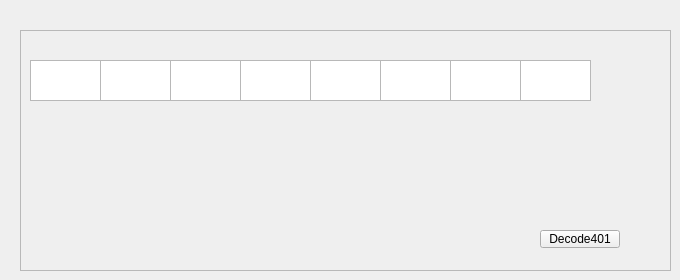
    <widget class="QWidget" name="tab_4">
     <attribute name="title">
      <string>Page</string>
     </attribute>
     <widget class="QFrame" name="frame_10">
      <property name="geometry">
       <rect>
        <x>20</x>
        <y>30</y>
        <width>651</width>
        <height>241</height>
       </rect>
      </property>
      <property name="frameShape">
       <enum>QFrame::StyledPanel</enum>
      </property>
      <property name="frameShadow">
       <enum>QFrame::Raised</enum>
      </property>
      <widget class="QTextEdit" name="textEdit">
       <property name="geometry">
        <rect>
         <x>10</x>
         <y>30</y>
         <width>71</width>
         <height>41</height>
        </rect>
       </property>
      </widget>
      <widget class="QPushButton" name="Decode401">
       <property name="geometry">
        <rect>
         <x>520</x>
         <y>200</y>
         <width>80</width>
         <height>18</height>
        </rect>
       </property>
       <property name="text">
        <string>Decode401</string>
       </property>
      </widget>
      <widget class="QTextEdit" name="textEdit_2">
       <property name="geometry">
        <rect>
         <x>80</x>
         <y>30</y>
         <width>71</width>
         <height>41</height>
        </rect>
       </property>
      </widget>
      <widget class="QTextEdit" name="textEdit_3">
       <property name="geometry">
        <rect>
         <x>150</x>
         <y>30</y>
         <width>71</width>
         <height>41</height>
        </rect>
       </property>
      </widget>
      <widget class="QTextEdit" name="textEdit_4">
       <property name="geometry">
        <rect>
         <x>220</x>
         <y>30</y>
         <width>71</width>
         <height>41</height>
        </rect>
       </property>
      </widget>
      <widget class="QTextEdit" name="textEdit_5">
       <property name="geometry">
        <rect>
         <x>290</x>
         <y>30</y>
         <width>71</width>
         <height>41</height>
        </rect>
       </property>
      </widget>
      <widget class="QTextEdit" name="textEdit_6">
       <property name="geometry">
        <rect>
         <x>360</x>
         <y>30</y>
         <width>71</width>
         <height>41</height>
        </rect>
       </property>
      </widget>
      <widget class="QTextEdit" name="textEdit_7">
       <property name="geometry">
        <rect>
         <x>430</x>
         <y>30</y>
         <width>71</width>
         <height>41</height>
        </rect>
       </property>
      </widget>
     </widget>
     <widget class="QTextEdit" name="textEdit_8">
      <property name="geometry">
       <rect>
        <x>520</x>
        <y>60</y>
        <width>71</width>
        <height>41</height>
       </rect>
      </property>
     </widget>
    </widget>
